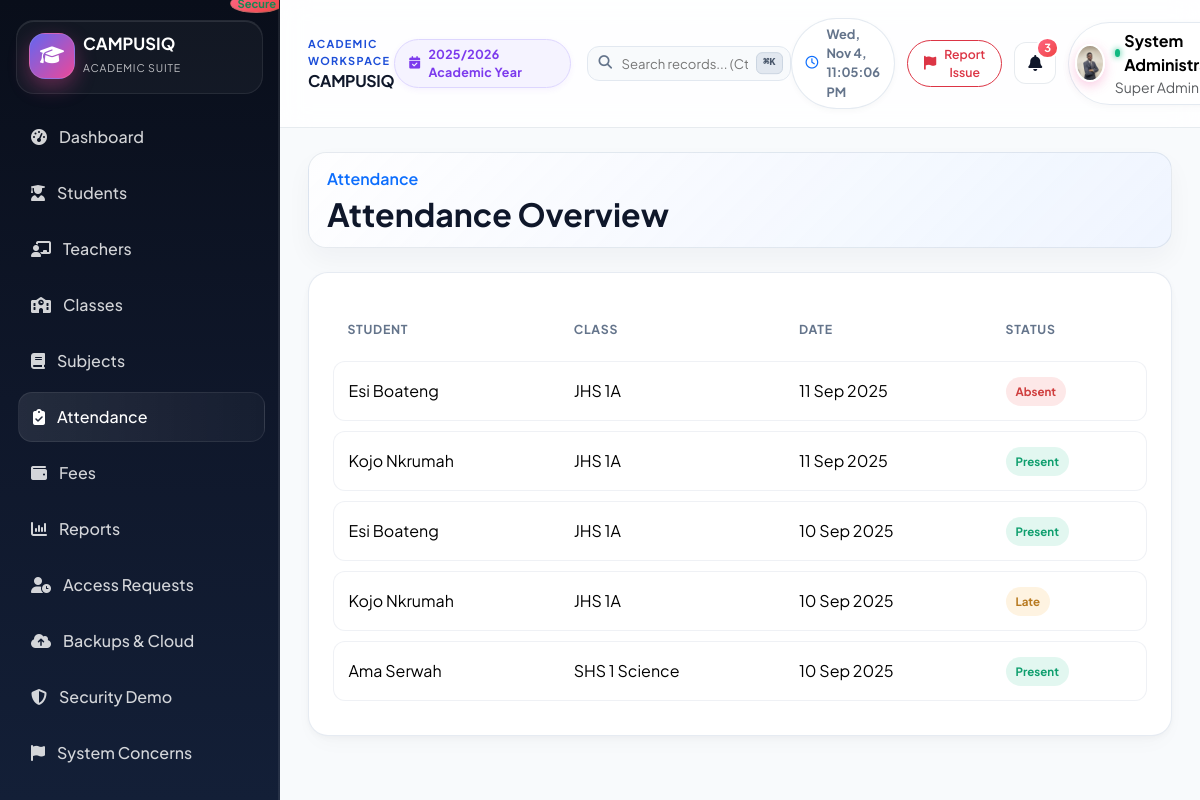
/admin/attendance.php (signed in), run on the app's committed database.
### tables this page shows
CREATE TABLE `school_settings` (
  `id` int(11) NOT NULL AUTO_INCREMENT,
  `school_name` varchar(200) NOT NULL,
  `motto` varchar(255) DEFAULT 'Excellence Through Education',
  `school_logo` varchar(255) DEFAULT NULL,
  `primary_color` varchar(30) DEFAULT '#1d4ed8',
  `address` text DEFAULT NULL,
  `phone` varchar(30) DEFAULT NULL,
  `email` varchar(150) DEFAULT NULL,
  `website` varchar(200) DEFAULT NULL,
  `currency` varchar(10) NOT NULL DEFAULT 'GH???',
  `academic_year_id` int(11) DEFAULT NULL,
  `term_id` int(11) DEFAULT NULL,
  `grading_system` text DEFAULT NULL,
  `paystack_public_key` varchar(255) DEFAULT NULL,
  `paystack_secret_key` varchar(255) DEFAULT NULL,
  `paystack_test_mode` tinyint(1) NOT NULL DEFAULT 1,
  `created_at` timestamp NOT NULL DEFAULT current_timestamp(),
  `updated_at` timestamp NOT NULL DEFAULT current_timestamp() ON UPDATE current_timestamp(),
  PRIMARY KEY (`id`),
  KEY `academic_year_id` (`academic_year_id`),
  KEY `term_id` (`term_id`),
  CONSTRAINT `school_settings_ibfk_1` FOREIGN KEY (`academic_year_id`) REFERENCES `academic_years` (`id`) ON DELETE SET NULL,
  CONSTRAINT `school_settings_ibfk_2` FOREIGN KEY (`term_id`) REFERENCES `terms` (`id`) ON DELETE SET NULL
);

CREATE TABLE `attendance` (
  `id` int(11) NOT NULL AUTO_INCREMENT,
  `student_id` int(11) NOT NULL,
  `class_id` int(11) NOT NULL,
  `date` date NOT NULL,
  `status` enum('Present','Absent','Late','Excused') NOT NULL,
  `remarks` varchar(255) DEFAULT NULL,
  `recorded_by` int(11) NOT NULL,
  `updated_by` int(11) DEFAULT NULL,
  `updated_from_status` enum('Present','Absent','Late','Excused') DEFAULT NULL,
  `update_reason` varchar(255) DEFAULT NULL,
  `updated_at` timestamp NULL DEFAULT NULL,
  `created_at` timestamp NOT NULL DEFAULT current_timestamp(),
  PRIMARY KEY (`id`),
  UNIQUE KEY `uq_attendance_student_date` (`student_id`,`date`),
  KEY `recorded_by` (`recorded_by`),
  KEY `updated_by` (`updated_by`),
  KEY `idx_attendance_class_date` (`class_id`,`date`),
  CONSTRAINT `attendance_ibfk_1` FOREIGN KEY (`student_id`) REFERENCES `students` (`id`) ON DELETE CASCADE,
  CONSTRAINT `attendance_ibfk_2` FOREIGN KEY (`class_id`) REFERENCES `classes` (`id`) ON DELETE CASCADE,
  CONSTRAINT `attendance_ibfk_3` FOREIGN KEY (`recorded_by`) REFERENCES `users` (`id`) ON DELETE CASCADE,
  CONSTRAINT `attendance_ibfk_4` FOREIGN KEY (`updated_by`) REFERENCES `users` (`id`) ON DELETE SET NULL
);

CREATE TABLE `users` (
  `id` int(11) NOT NULL AUTO_INCREMENT,
  `name` varchar(150) NOT NULL,
  `email` varchar(150) NOT NULL,
  `password_hash` varchar(255) NOT NULL,
  `totp_secret` text DEFAULT NULL,
  `totp_enabled` tinyint(1) NOT NULL DEFAULT 0,
  `totp_failed_attempts` int(10) unsigned NOT NULL DEFAULT 0,
  `totp_locked_until` datetime DEFAULT NULL,
  `sms_otp` varchar(10) DEFAULT NULL,
  `sms_otp_expires_at` datetime DEFAULT NULL,
  `email_otp` varchar(10) DEFAULT NULL,
  `email_otp_expires_at` datetime DEFAULT NULL,
  `role` enum('super_admin','school_admin','teacher','student','parent','accountant') NOT NULL,
  `status` enum('active','inactive','pending') NOT NULL DEFAULT 'active',
  `phone` varchar(30) DEFAULT NULL,
  `photo` varchar(255) DEFAULT NULL,
  `created_at` timestamp NOT NULL DEFAULT current_timestamp(),
  `updated_at` timestamp NOT NULL DEFAULT current_timestamp() ON UPDATE current_timestamp(),
  PRIMARY KEY (`id`),
  UNIQUE KEY `email` (`email`),
  KEY `idx_users_email` (`email`),
  KEY `idx_users_role` (`role`)
);

CREATE TABLE `classes` (
  `id` int(11) NOT NULL AUTO_INCREMENT,
  `name` varchar(150) NOT NULL,
  `level` varchar(100) DEFAULT NULL,
  `section` varchar(50) DEFAULT NULL,
  `class_teacher_id` int(11) DEFAULT NULL,
  `department_id` int(11) DEFAULT NULL,
  `status` enum('active','inactive') NOT NULL DEFAULT 'active',
  `created_at` timestamp NOT NULL DEFAULT current_timestamp(),
  `updated_at` timestamp NOT NULL DEFAULT current_timestamp() ON UPDATE current_timestamp(),
  PRIMARY KEY (`id`),
  KEY `class_teacher_id` (`class_teacher_id`),
  KEY `department_id` (`department_id`),
  KEY `idx_classes_name` (`name`),
  CONSTRAINT `classes_ibfk_1` FOREIGN KEY (`class_teacher_id`) REFERENCES `users` (`id`) ON DELETE SET NULL,
  CONSTRAINT `classes_ibfk_2` FOREIGN KEY (`department_id`) REFERENCES `departments` (`id`) ON DELETE SET NULL
);

### config/app.php (called while the page is built, shortened)
<?php
function e($value)
{
    return htmlspecialchars((string) $value, ENT_QUOTES, 'UTF-8');
}
function baseUrl(): string
{
    $scriptName = $_SERVER['SCRIPT_NAME'] ?? '/index.php';
    $dir = str_replace('\\', '/', dirname($scriptName));
    if (preg_match('#/(admin|teacher|student|parent|accountant)$#', $dir)) {
        $dir = preg_replace('#/(admin|teacher|student|parent|accountant)$#', '', $dir);
    }
    $dir = rtrim($dir, '/');
    if ($dir === '.' || $dir === '\\' || $dir === '/' || $dir === '') {
        return '';
    }
    return $dir;
}
function getSchoolSettings(): array
{
    $db = getDb();
    $stmt = $db->query('SELECT * FROM school_settings ORDER BY id DESC LIMIT 1');
    $settings = $stmt->fetch();
    return $settings ?: [
        'school_name' => 'CampusIQ',
        'school_logo' => 'assets/images/logo-placeholder.svg',
        'currency' => 'GH₵',
        'address' => 'Accra, Ghana',
        'phone' => '+233 000 000 000',
        'email' => 'info@campusiq.edu.gh',
        'website' => 'https://campusiq.edu.gh',
    ];
}

### includes/auth.php (called while the page is built, shortened)
<?php
require_once __DIR__ . '/../config/app.php';
function isLoggedIn(): bool
{
    return !empty($_SESSION['campusiq_user']);
}
function currentUser(): ?array
{
    return $_SESSION['campusiq_user'] ?? null;
}
        ?>
        <?php
function userRoleLabel(string $role): string
{
    $labels = [
        'super_admin' => 'Super Admin',
        'school_admin' => 'School Admin',
        'teacher' => 'Teacher',
        'student' => 'Student',
        'parent' => 'Parent',
        'accountant' => 'Accountant',
    ];
    return $labels[$role] ?? ucfirst(str_replace('_', ' ', $role));
}

### admin/attendance.php (the view, shortened to what this page needs)
<?php
require_once __DIR__ . '/../config/app.php';
require_once __DIR__ . '/../includes/auth.php';
require_once __DIR__ . '/../includes/header.php';
$db = getDb();
$records = $db->query('SELECT a.*, u.name as student_name, c.name as class_name FROM attendance a JOIN students s ON s.id = a.student_id JOIN users u ON u.id = s.user_id JOIN classes c ON c.id = a.class_id ORDER BY a.date DESC LIMIT 20')->fetchAll();
?>
<div class="page-header"><div><p class="text-primary fw-semibold mb-1">Attendance</p><h2 class="fw-bold mb-0">Attendance Overview</h2></div></div>
<div class="card p-4"><div class="table-responsive"><table class="table align-middle mb-0"><thead><tr><th>Student</th><th>Class</th><th>Date</th><th>Status</th></tr></thead><tbody><?php foreach ($records as $record): ?><tr><td><?php echo e($record['student_name']); ?></td><td><?php echo e($record['class_name']); ?></td><td><?php echo e(date('d M Y', strtotime($record['date']))); ?></td><td><span class="badge-soft <?php echo $record['status'] === 'Present' ? 'badge-success' : ($record['status'] === 'Late' ? 'badge-warning' : 'badge-danger'); ?>"><?php echo e($record['status']); ?></span></td></tr><?php endforeach; ?></tbody></table></div></div>
<?php require_once __DIR__ . '/../includes/footer.php'; ?>

### includes/header.php (shortened to what this page needs)
<?php
require_once __DIR__ . '/../config/app.php';
require_once __DIR__ . '/../includes/auth.php';
$baseUrl = baseUrl();
$settings = getSchoolSettings();
$user = currentUser();
$role = $user['role'] ?? 'guest';
function navItems(string $role, string $baseUrl): array
{
    return $items[$role] ?? $items['student'];
}
?><!DOCTYPE html>
<html lang="en">
<head>
    <link href="https://cdn.jsdelivr.net/npm/bootstrap@5.3.3/dist/css/bootstrap.min.css" rel="stylesheet">
    <link rel="stylesheet" href="https://cdnjs.cloudflare.com/ajax/libs/font-awesome/6.5.2/css/all.min.css">
    <link rel="stylesheet" href="<?php echo $baseUrl ? $baseUrl : ''; ?>/assets/css/style.css?v=<?php echo filemtime(__DIR__ . '/../assets/css/style.css'); ?>">
</head>
<body>
<?php if (isLoggedIn()):
    $currentUri = $_SERVER['REQUEST_URI'] ?? '';
?>
<div class="app-shell">
    <aside class="sidebar offcanvas-lg offcanvas-start" id="sidebarNav" tabindex="-1" aria-labelledby="sidebarNavLabel">
        <div class="brand-box d-flex align-items-center justify-content-between">
            <div class="d-flex align-items-center gap-2 min-w-0">
                <div class="brand-mark flex-shrink-0"><i class="fa-solid fa-graduation-cap"></i></div>
                <div class="brand-copy min-w-0">
                    <div class="brand-name text-truncate" id="sidebarNavLabel"><?php echo e($settings['school_name']); ?></div>
                    <small class="brand-tag">Academic Suite</small>
                </div>
            </div>
        </div>
        <nav class="nav-menu">
            <?php foreach (navItems($role, $baseUrl) as $item):
                $isActive = (parse_url($item['url'], PHP_URL_PATH) === parse_url($currentUri, PHP_URL_PATH));
            ?>
                <a href="<?php echo $item['url']; ?>" class="nav-item <?php echo $isActive ? 'active' : ''; ?>">
                    <i class="fa-solid <?php echo $item['icon']; ?>"></i>
                    <span><?php echo e($item['label']); ?></span>
                </a>
            <?php endforeach; ?>
        </nav>
        <div class="sidebar-footer">
            <div class="mb-2 px-2 d-flex align-items-center justify-content-between">
                <span class="badge bg-success bg-opacity-25 text-success border border-success border-opacity-25">Secure</span>
            </div>
        </div>
    </aside>
    <div class="main-panel">
        <nav class="topbar">
            <div class="d-flex align-items-center gap-2 min-w-0">
                <div class="min-w-0">
                    <div class="workspace-kicker d-none d-sm-block">Academic Workspace</div>
                    <h4 class="page-title mb-0 text-truncate fs-6 fw-bold"><?php echo e($settings['school_name']); ?></h4>
                </div>
            </div>
            <div class="d-none d-lg-flex align-items-center gap-3">
                <span class="session-badge">
                    <i class="fa-solid fa-calendar-check me-2"></i>2025/2026 Academic Year
                </span>
                <div class="search-box">
                    <input type="text" id="globalSearch" placeholder="Search records... (Ctrl + K)">
                    <span class="search-kbd">⌘K</span>
                </div>
            </div>
            <div class="topbar-actions">
                <div class="live-clock d-none d-md-inline-flex">
                    <i class="fa-regular fa-clock text-primary"></i>
                    <span id="headerLiveClock"></span>
                </div>
                <button class="btn btn-sm btn-outline-danger d-inline-flex align-items-center gap-2 rounded-pill px-3 py-1 shadow-xs bg-white border-opacity-75" type="button" data-bs-toggle="modal" data-bs-target="#reportSystemConcernModal" title="Report System Concern / Suggestion">
                    <i class="fa-solid fa-flag text-danger"></i>
                    <span class="d-none d-md-inline small fw-semibold text-danger">Report Issue</span>
                </button>
                <div class="dropdown">
                    <button class="icon-button" type="button" data-bs-toggle="dropdown" aria-expanded="false" title="Notifications">
                        <i class="fa-solid fa-bell"></i>
                        <span class="badge">3</span>
                    </button>
                </div>
                <div class="dropdown">
                    <button class="profile-pill border-0 text-start bg-white" type="button" data-bs-toggle="dropdown" aria-expanded="false" title="Account Menu">
                        <?php
                            $hdrPhoto = $user['photo'] ?? null;
                            $hasHdrPhoto = !empty($hdrPhoto) && file_exists(__DIR__ . '/../' . ltrim($hdrPhoto, '/\\'));
                        ?>
                        <?php if ($hasHdrPhoto): ?>
                            <img src="<?php echo $baseUrl . '/' . ltrim($hdrPhoto, '/\\'); ?>" alt="Avatar" class="avatar-sm rounded-circle object-fit-cover shadow-sm">
                        <?php else: ?>
                            <div class="avatar-sm">
                                <?php echo strtoupper(substr($user['name'] ?? 'U', 0, 1)); ?>
                            </div>
                        <?php endif; ?>
                        <div class="d-none d-sm-block">
                            <div class="d-flex align-items-center">
                                <span class="online-dot"></span>
                                <strong><?php echo e($user['name'] ?? 'User'); ?></strong>
                            </div>
                            <small class="text-muted"><?php echo e(userRoleLabel($role)); ?></small>
                        </div>
                    </button>
                </div>
            </div>
        </nav>
        <main class="content-area">
<?php else: ?>
<div class="auth-page">
<?php endif; ?>

### data on the page
school_settings: school_name "CAMPUSIQ"
attendance: users.name "Esi Boateng", class.name "JHS 1A", date "11 Sep 2025", status "Absent"
attendance: users.name "Kojo Nkrumah", class.name "JHS 1A", date "11 Sep 2025", status "Present"
attendance: users.name "Esi Boateng", class.name "JHS 1A", date "10 Sep 2025", status "Present"
attendance: users.name "Kojo Nkrumah", class.name "JHS 1A", date "10 Sep 2025", status "Late"
attendance: users.name "Ama Serwah", class.name "SHS 1 Science", date "10 Sep 2025", status "Present"

### other printed values
$item['label'] "Dashboard"
$item['label'] "Students"
$item['label'] "Teachers"
$item['label'] "Classes"
$item['label'] "Subjects"
$item['label'] "Attendance"
$item['label'] "Fees"
$item['label'] "Reports"
$item['label'] "Access Requests"
$item['label'] "Backups & Cloud"
$item['label'] "Security Demo"
$item['label'] "System Concerns"
$user['name'] "System…"
userRoleLabel($role) "Super Admin"
